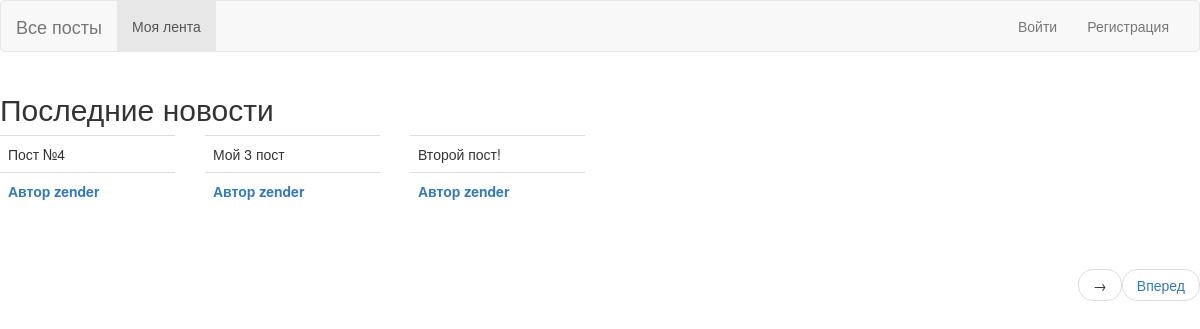
Before: /explore with the older database file.
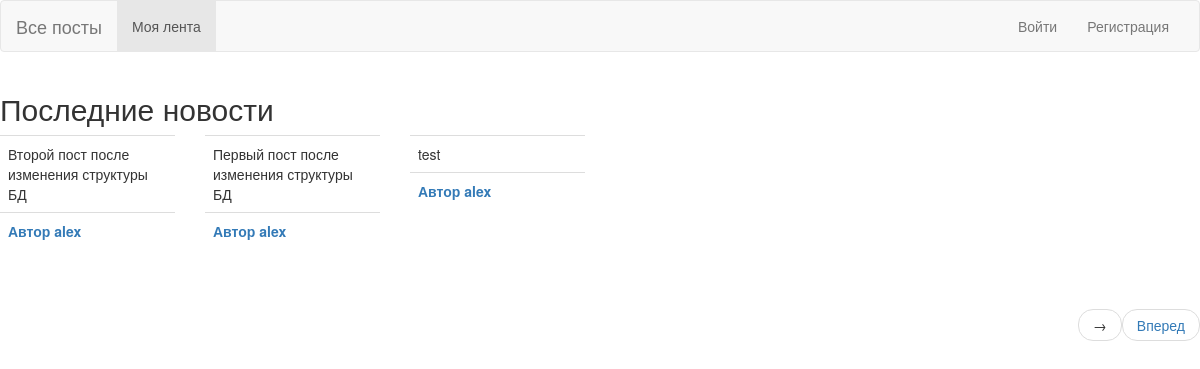
After: the same page with the newer database file.
### app/models.py (models this page shows, shortened)
class Post(db.Model):
    id = db.Column(db.Integer, primary_key=True)
    body = db.Column(db.String, nullable=False)
    dt =db.Column(db.DateTime,default=datetime.utcnow)
    user_id = db.Column(db.Integer, db.ForeignKey('user.id'))

class User(db.Model, UserMixin):
    id = db.Column(db.Integer, primary_key=True)
    username = db.Column(db.String, unique=True, nullable=False)
    password = db.Column(db.String(128), nullable=False)
    email= db.Column(db.String, unique=True, nullable=False)
    last_seen =db.Column(db.DateTime,default=datetime.utcnow)
    about_me = db.Column(db.String)
    posts = db.relationship('Post', backref='author', lazy='dynamic')
    followed = db.relationship(
        'User', secondary=followers,
        primaryjoin=(followers.c.follower_id==id),
        secondaryjoin=(followers.c.followed_id==id),
        backref=db.backref('follower', lazy='dynamic'), lazy='dynamic'
    )

### app/routes.py (the view)
@app.route('/explore')
def explore():
    page = request.args.get('page', 1, type=int)
    posts = Post.query.order_by(Post.dt.desc()).paginate(
        page=page, per_page=app.config['POSTS_PER_PAGE'], error_out=False)
    prev_url = url_for('explore', page = posts.prev_num) if posts.has_prev else None
    next_url = url_for('explore', page = posts.next_num) if posts.has_next else None
    return render_template('index.html', title='Все посты', posts=posts.items,
                            prev_url=prev_url, next_url=next_url)

### app/routes.py (called while the page is built)
@app.before_request
def before_request():
    if current_user.is_authenticated:
        current_user.last_seen = datetime.utcnow()
        db.session.commit()

### app/templates/index.html (shortened to what this page needs)
{% extends 'base.html' %}
{% import 'bootstrap/wtf.html' as wtf   %}
{% block content %}
    <h2>Последние новости</h2>
    <div class="row">
    {% for post in posts %}
        {% include '_post.html'  %}
    {% endfor %}
    </div>
    <br>
    {% include '_paginate.html'   %}
{% endblock %}

### app/templates/_post.html (shortened to what this page needs)
<div class="col-md-2">
    <table class="table table-hover">
        <tr>
            <td>{{post.body}} </td>
        </tr>
        {% if current_user == post.author %}
            <tr> <td><b> Автор {{post.author.username}} </b> </td> </tr>
            <tr> <td><a href="{{url_for('delete_post', id=post.id)}}">Удалить</td> </tr>
        {% else %}
            <tr>
                <td><b> <a href="{{url_for('profile', username=post.author.username)}}">Автор {{post.author.username}} </a></b> </td>
            </tr>
        {% endif %}
</table>
</div>

Changed rows visible on the page:
no longer on this page (row unchanged): Post: body "Пост №4", author.username "zender"
no longer on this page (row unchanged): Post: body "Мой 3 пост", author.username "zender"
no longer on this page (row unchanged): Post: body "Второй пост!", author.username "zender"
added Post: body "Второй пост после изменения структуры БД", author.username "alex"
added Post: body "Первый пост после изменения структуры БД", author.username "alex"
added Post: body "test", author.username "alex"
